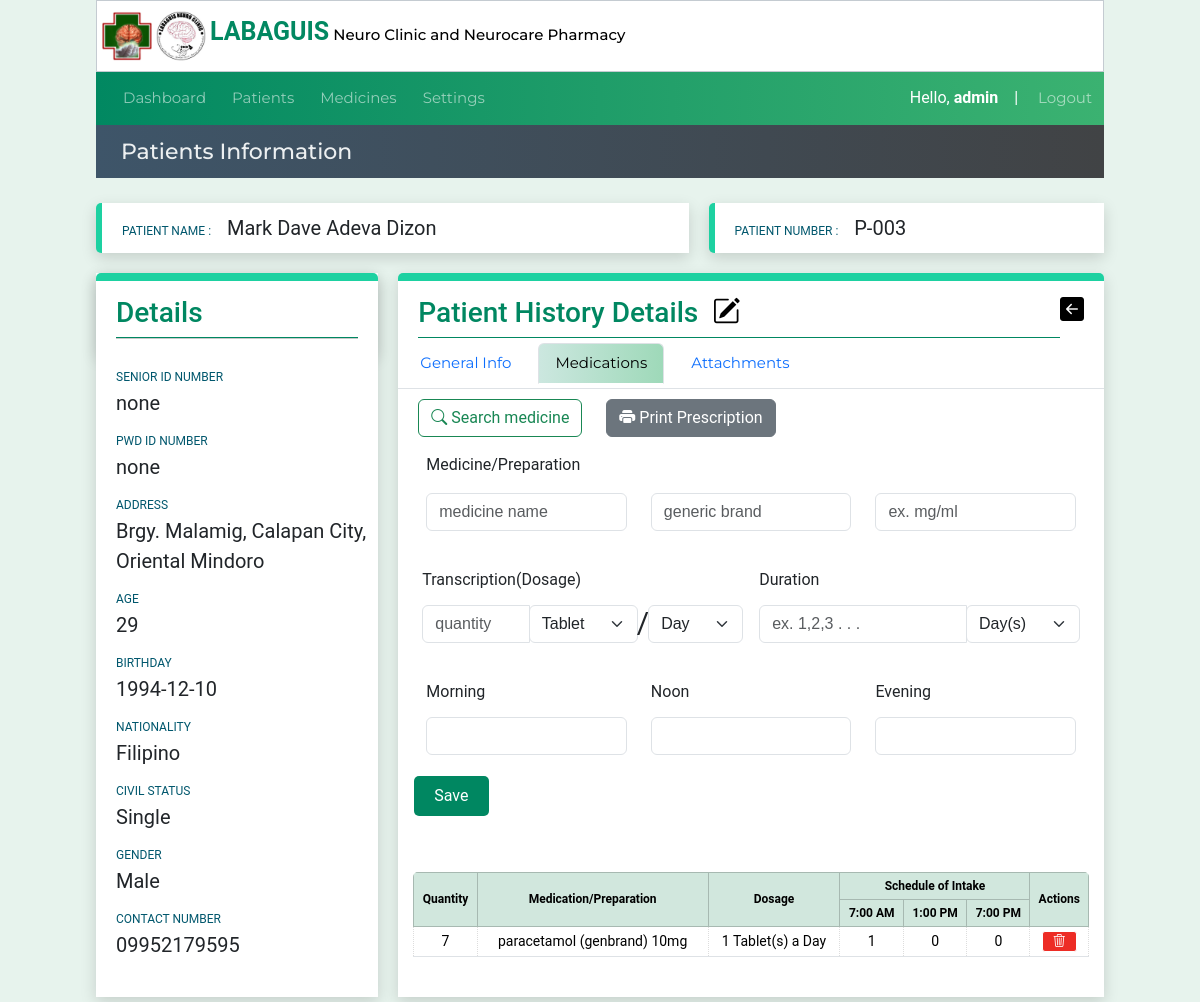
The app's page /patientinfo/29/patientmedinfo_medications/43 (signed in), older data.
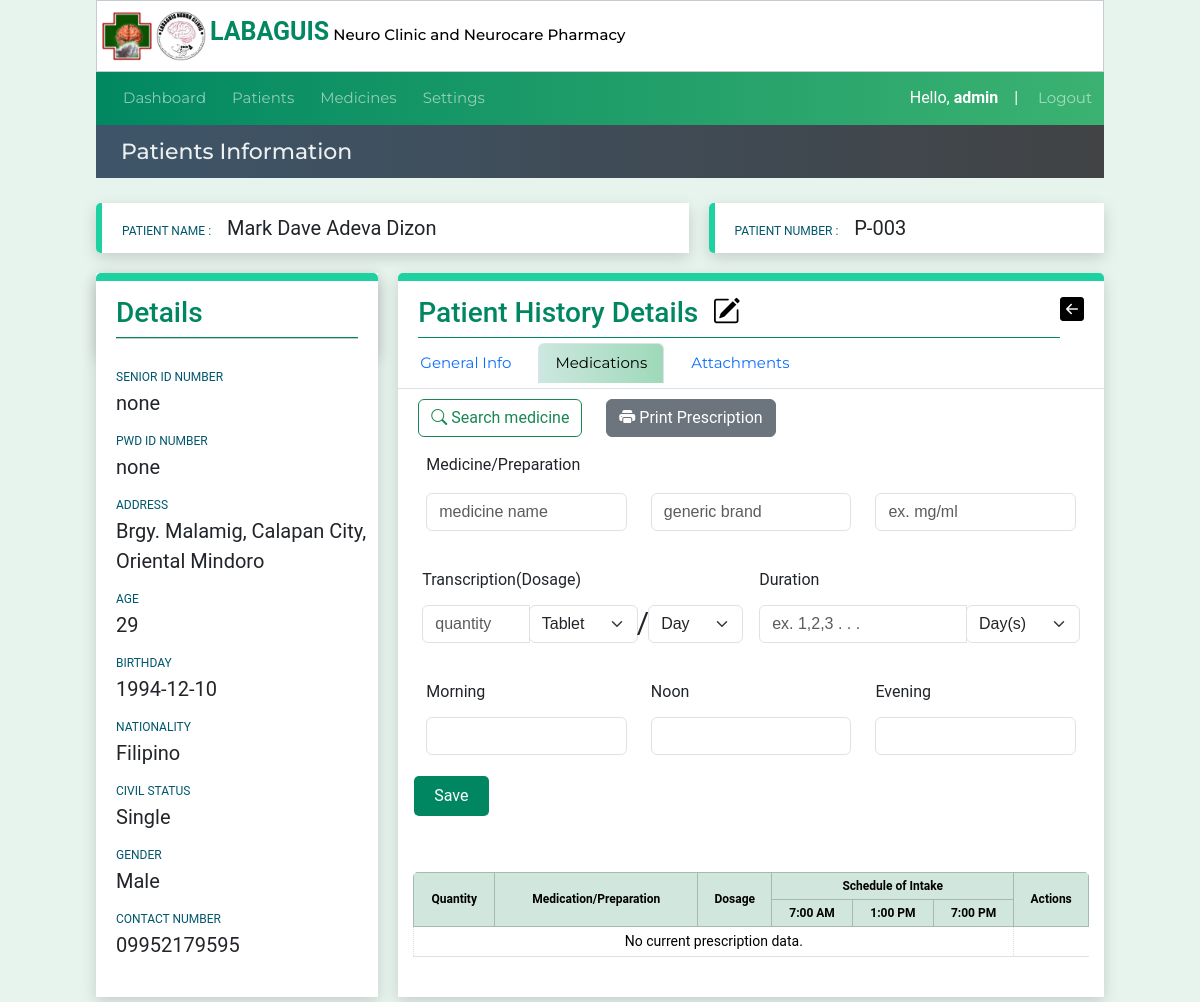
The same page, newer data.
### website/models.py (models this page shows, shortened)
class Patient(models.Model):
    created_at = models.DateTimeField(auto_now_add=True)
    patient_code=models.CharField(max_length=50)
    first_name = models.CharField(max_length=50)
    middle_name = models.CharField(max_length=50)
    last_name = models.CharField(max_length=50)
    age = models.CharField(max_length=50)
    bday = models.CharField(max_length=50,default='')
    civil_status = models.CharField(max_length=50,default='')
    gender = models.CharField(max_length=50)
    address = models.CharField(max_length=100)
    contact_number = models.CharField(max_length=50)
    srID = models.CharField(max_length=50,null=True, blank=True)
    pwdID = models.CharField(max_length=50,null=True, blank=True)
    nationality = models.CharField(max_length=50,null=True, blank=True)

class Prescription(models.Model):
    created_at = models.DateField(auto_now_add=True)
    patient_code=models.CharField(max_length=50,null=True, blank=True)
    consultCounter = models.CharField(max_length=50,null=True, blank=True)
    medname = models.CharField(max_length=100,null=True, blank=True)
    medgenname = models.CharField(max_length=50,null=True, blank=True)
    medsize = models.CharField(max_length=50,null=True, blank=True)
    medqty = models.CharField(max_length=50,null=True, blank=True)
    medtype = models.CharField(max_length=50,null=True, blank=True)
    perduration = models.CharField(max_length=50,null=True, blank=True)
    durationqty = models.CharField(max_length=50,null=True, blank=True)
    medduration = models.CharField(max_length=50,null=True, blank=True)
    totalquantity = models.CharField(max_length=50,null=True, blank=True)
    dosage = models.CharField(max_length=50,null=True, blank=True)
    morning = models.CharField(max_length=50,null=True, blank=True)
    noon = models.CharField(max_length=50,null=True, blank=True)
    evening = models.CharField(max_length=50,null=True, blank=True)

### website/views.py (the view, shortened to what this page needs)
# urls.py: path('patientinfo/<int:pk>/patientmedinfo_medications/<int:pkHistory>',views.patientmedinfo_medications, name='patientmedinfo_medications'),
@login_required(login_url="loginuser")
def patientmedinfo_medications(request,pk,pkHistory,selectedmed=''):
    form =PatientsAttachmentsForm()
    context=patientinfoData(pk)
    patienthistory_Data= Patienthistory.objects.get(id=pkHistory)
    context['patient_history']= patienthistory_Data
    dosageduration = Dosageduration.objects.all()
    context['dosageduration']= dosageduration
    pCode= context['pCode']
    context['medicinedata'] =Medicinelist.objects.all()
    context['form']=form
    context['patient_history_attachments'] = PatientsAttachments.objects.filter(patient_code=pCode,consultCounter=patienthistory_Data.consultCounter)
    date_joined = datetime.now()
    formatted_datetime = formats.date_format(date_joined, "SHORT_DATETIME_FORMAT")
    context['medicinedata'] =Medicinelist.objects.all()
    pCode=patientinfoData(pk)['patient_record'].patient_code
    prescriptionrecord=Prescription.objects.filter(patient_code=pCode,consultCounter=patienthistory_Data.consultCounter)
    context['prescriptionrecord'] = prescriptionrecord
    print(len(prescriptionrecord))
    return render(request,'patientmedinfo-medications.html',context)

### website/templates/patientmedinfo-medications.html (shortened to what this page needs)
{% extends 'patientinfo.html' %}
{% load custom_tags %}
{% load static %}
{% block btn-back %} <a href="{% url "patientinfo" pID%}">
  <h4 style="color:black;"><i class="bi bi-arrow-left-square-fill"></i></h4>
</a>{% endblock btn-back %}
{% block title %}
<div class="lbl-details ">
  <h3>Patient History Details &nbsp<a href="{% url "editmedicalhistory" pID patient_history.id  %}"><i
        class="bi iconcolor bi-pencil-square"></i></a></h3>
</div>
{% endblock title %}
{% block content1 %}
<ul class="nav nav-tabs">
  <li class="nav-item">
    <a class="nav-link" aria-current="page" href="{% url "patientmedinfo_geninfo" pID patient_history.id %}">General
      Info</a>
  </li>
  <li class="nav-item">
    <a class="nav-link active" href="{% url "patientmedinfo_medications" pID patient_history.id %}">Medications</a>
  </li>
  <li class="nav-item">
    <a class="nav-link" href="{% url "patientmedinfo_attachments" pID patient_history.id %}">Attachments</a>
  </li>
</ul>
<form method="POST">
  <a class="btn btn-outline-success" style="margin-left:20px;margin-top:10px;" type="button" data-bs-toggle="modal"
    data-bs-target="#searchmedicine">
    <i class="bi bi-search"></i> Search medicine</a>
  <a class="btn btn-secondary" style="margin-left:20px;margin-top:10px;" type="button" data-bs-toggle="modal"
    data-bs-target="#print_report">
    <i class="bi bi-printer-fill"></i> Print Prescription</a>
  {% if medselected %}
  <div class="row m-3">
    <div class="col-md-4">
      <label class="form-label">Medicine/Preparation</label>
      <input type="text" class="form-control  mt-2" placeholder="medicine name" value="{{medselected.medname}}"
        name="medname">
    </div>
    <div class="col-md-4">
      <label for="inputZip" class="form-label"></label>
      <input type="text" class="form-control mt-3" placeholder="generic brand" value="{{medselected.medgenname}}"
        name="medgenname">
    </div>
    <div class="col-md-4">
      <label for="inputZip" class="form-label"></label>
      <input type="text" class="form-control mt-3" placeholder="ex. mg/ml" value="{{medselected.medsize}}"
        name="medsize">
    </div>
  </div>
  {% else %}
  <div class="row m-3">
    <div class="col-md-4">
      <label class="form-label">Medicine/Preparation</label>
      <input type="text" class="form-control  mt-2" placeholder="medicine name" name="medname">
    </div>
    <div class="col-md-4">
      <input type="text" class="form-control mt-3" placeholder="generic brand" name="medgenname">
    </div>
    <div class="col-md-4">
      <input type="text" class="form-control mt-3" placeholder="ex. mg/ml" name="medsize">
    </div>
  </div>
  {% endif %}
  <div class="row m-3">
    <div class="col g-3">
      <label for="inputCity" class="form-label">Transcription(Dosage)</label>
      <div class="input-group mb-3">
        <input type="number" class="form-control" id="inputCity" placeholder="quantity" name="medqty">
        <div class="input-group-append">
          <select id="inputState" class="form-select" name="medtype">
            <option selected>Tablet</option>
          </select>
        </div><span style="font-size:30px">/</span>
        <div class="input-group-append">
          <select id="inputState" class="form-select" name="perduration">
            <option selected>Day</option>
          </select>
        </div>
      </div>
    </div>
    <div class="col g-3">
      <label for="inputZip" class="form-label">Duration</label>
      <div class="input-group mb-3">
        <input type="number" class="form-control" placeholder="ex. 1,2,3 . . ." name="durationqty">
        <div class="input-group-append">
          <select id="inputState" class="form-select" name="medduration">
            <option selected>Day(s)</option>
          </select>
        </div>
      </div>
    </div>
  </div>
  <div class="row m-3">
    <div class="col-md-4">
      <label for="inputCity" class="form-label">Morning</label>
      <input type="number" class="form-control" id="inputCity" placeholder="" name="am">
    </div>
    <div class="col-md-4">
      <label for="inputState" class="form-label">Noon</label>
      <input type="number" class="form-control" id="inputCity" placeholder="" name="noon">
    </div>
    <div class="col-md-4">
      <label for="inputZip" class="form-label">Evening</label>
      <input type="number" class="form-control" id="inputCity" placeholder="" name="pmvalue">
    </div>
  </div>
  <div class="m-3">
    <button class="btn btn-save" type="submit" name="testsave">Save</button>
  </div>
</form>
<div class="medicalhistorytable">
  <table id="table-medications" class="table table-sm table-bordered content-table">
    <thead class="table-success bg-gradient">
      <tr>
        <th rowspan="2">Quantity</th>
        <th rowspan="2">Medication/Preparation</th>
        <th rowspan="2">Dosage</th>
        <th colspan="3">Schedule of Intake</th>
        <th rowspan="2">Actions</th>
      </tr>
      <tr>
        <th>7:00 AM</th>
        <th>1:00 PM</th>
        <th>7:00 PM</th>
      </tr>
    </thead>
    <tbody>
      {% if prescriptionrecord %}
      {% for medrecord in prescriptionrecord %}
      <tr>
        <td>{{medrecord.totalquantity}}</td>
        <td>{{medrecord.medname}} ({{medrecord.medgenname}}) {{medrecord.medsize}}</td>
        <td>{{medrecord.medqty}} {{medrecord.medtype}}(s) a {{medrecord.perduration}}</td>
        <td>{{medrecord.morning}}</td>
        <td>{{medrecord.noon}}</td>
        <td>{{medrecord.evening}}</td>
        <td>
          <a href="{% url "deleteitemprescription" patient_record.id medrecord.id patient_history.id %}"
            style="padding:0 10px;margin:0;" name="delete_presciption_item" type='submit' value="{{medrecord.id}}"
            id="link-delete">
            <i class="bi bi-trash3"></i></a>
        </td>
      </tr>
      {% endfor %}
      {% else %}
      <td colspan="6">No current prescription data.</td>
      {% endif %}
    </tbody>
  </table>
</div>
{% endblock content1 %}

### website/templates/patientinfo.html (shortened to what this page needs)
{% extends 'index.html' %}
{% load custom_tags %}
{% block pagetitle %}Patients Information{% endblock pagetitle %}
{% block content %}
<div class="info-row1">
  <div class="col1-info">
    <label class="lbl-pname">PATIENT NAME : &nbsp &nbsp </label>
    <label class="value-pname">{{patient_record.first_name}} {{patient_record.middle_name}}
      {{patient_record.last_name }}
    </label>
  </div>
  <div class="col2-info">
    <label class="lbl-pname">PATIENT NUMBER : &nbsp &nbsp</label>
    <label class="value-pname">{{patient_record.patient_code}} </label>
  </div>
</div>
<div class="info-row2">
  <div class="detials-container">
    <div class="pdetails-head">
      <div class="lbl-details">
        <h3>Details</h3>
      </div>
      <hr>
    </div>
    <div class="pdetails-body">
      <label class="lbl-pname">SENIOR ID NUMBER</label><br />
      <label class="value-pname">{{patient_record.srID}} </label>
    </div>
    <div class="pdetails-body">
      <label class="lbl-pname">PWD ID NUMBER</label><br />
      <label class="value-pname">{{patient_record.pwdID}} </label>
    </div>
    <div class="pdetails-body">
      <label class="lbl-pname">ADDRESS</label><br />
      <label class="value-pname">{{patient_record.address}} </label>
    </div>
    <div class="pdetails-body">
      <label class="lbl-pname">AGE</label><br />
      <label class="value-pname">{{patient_record.age}} </label>
    </div>
    <div class="pdetails-body">
      <label class="lbl-pname">BIRTHDAY</label><br />
      <label class="value-pname">{{patient_record.bday}} </label>
    </div>
    <div class="pdetails-body">
      <label class="lbl-pname">NATIONALITY</label><br />
      <label class="value-pname">{{patient_record.nationality}} </label>
    </div>
    <div class="pdetails-body">
      <label class="lbl-pname">CIVIL STATUS</label><br />
      <label class="value-pname">{{patient_record.civil_status}} </label>
    </div>
    <div class="pdetails-body">
      <label class="lbl-pname">GENDER</label><br />
      <label class="value-pname">{{patient_record.gender}} </label>
    </div>
    <div class="pdetails-body">
      <label class="lbl-pname">CONTACT NUMBER</label><br />
      <label class="value-pname">{{patient_record.contact_number}} </label>
    </div>
  </div>
  <div class="details-history">
    <div class="phistory-head">
      {% block title %}{% endblock title %}
      {% block btn-back%}{% endblock  %}
    </div>
    {% block content1 %}{% endblock content1 %}
</div>
</div>
{% endblock content %}

### website/templates/index.html (shortened to what this page needs)
{% load static %}
{% load custom_tags %}
<!DOCTYPE html>
<html>
  <head>
    <link
      href="https://cdn.jsdelivr.net/npm/bootstrap@5.3.1/dist/css/bootstrap.min.css"
      rel="stylesheet"
    />
    <link
      rel="stylesheet"
      href="https://cdn.jsdelivr.net/npm/bootstrap-icons@1.10.5/font/bootstrap-icons.css"
    />
    <link
      rel="stylesheet"
      href="https://cdn.datatables.net/1.13.6/css/jquery.dataTables.min.css"
    />
    <link rel="stylesheet" href="{% static 'style.css' %}" />
  </head>
  <body>
<div class="sticky">
   <div class=" header-base ">
      <div>
        <img src="{% static "logo.png" %}" width="50px">
        <img src="{% static "logo2.jpg" %}" width="50px">
      <span class="logotitle"><b>LABAGUIS</b></span> <strong style="color:black;font-size:15px;">Neuro Clinic and Neurocare Pharmacy</strong></div>
    </div>
    {% include 'navbar.html' %}
    <div class=" header-main2">
      <strong style="font-size:22px;margin-left:20px;">
        {% block pagetitle %}{% endblock %}
      </strong>
    </div>
  </div>
    <div class="content-main">
        {% block content%}
        {% endblock %}
      </div>
  </body>
</html>

### website/templates/navbar.html (shortened to what this page needs)
<div class="header-main5" style="z-index: 2;">
    <nav class="navbar navbar-dark navbar-expand-md ">
        <div class="container-fluid" >
          <div class="collapse navbar-collapse" id="navbarNav">
            <ul class="navbar-nav">
              <li class="nav-item ">
                <a class="nav-link " aria-current="page" href="{% url "dashboard" %}">Dashboard</a>
              </li>
              <li class="nav-item">
                <a class="nav-link " href="{% url "patienttable" %}">Patients</a>
              </li>
              <li class="nav-item">
                <a class="nav-link" href="{% url "medications" %}">Medicines</a>
              </li>
              <li class="nav-item">
                <a class="nav-link" href="{% url "medicationsettings" %}">Settings</a>
              </li>
            </ul>
          </div>
          Hello,&nbsp <b>{{request.user}}</b> &nbsp &nbsp | &nbsp
        </div>
        <a class="nav-item nav-link navbar-nav" style="margin-right:10px;" href="{% url "logoutuser" %}">Logout</a>
      </nav>
</div>

Row changes from the older to the newer data that the page shows:
removed Prescription: totalquantity "7", medname "paracetamol", medgenname "genbrand", medsize "10mg", medqty "1", medtype "Tablet", perduration "Day", morning "1", noon "0", evening "0", {{ medrecord.id }} 66 (drawn)
Text that changed along with them:
text now shown: "No current prescription data."
